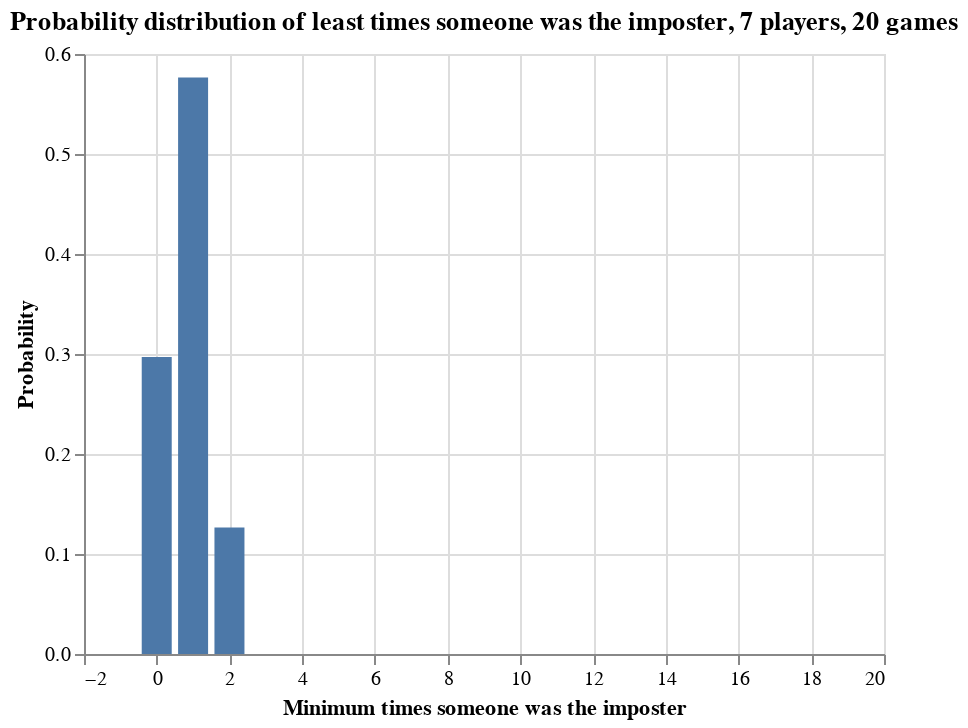

The code cell stored with this chart in its notebook:
### Markdown cell above
Max times that someone in a party of 7 will get to be the imposter, over 20 games. This is another interesting plot, since almost always someone is claiming that so-and-so is ALWAYS the imposter. The p-calue for 7 or more times is about 0.12, so it is nearly a dice-roll's chance that someone will be the imposter 7 or more times. Again, this is a pretty likely event.

### Code cell
alt.Chart(df_imposter_probabilities).mark_bar(size=15).encode(
    x=alt.X('Counts',title = "Minimum times someone was the imposter"),
    y=alt.Y('Min',title = "Probability"),
    tooltip=['Min','MinPVal']
).properties(
    title="Probability distribution of least times someone was the imposter, 7 players, 20 games",
)

### Figure 1 — Vega-Lite specification as saved in the notebook (floating-point values rounded to 4 significant figures)
{"config": {"view": {"continuousWidth": 400, "continuousHeight": 300}}, "data": {"name": "data-1b31c37b78b479b824dd78dac82d260f"}, "mark": {"type": "bar", "size": 15}, "encoding": {"tooltip": [{"type": "quantitative", "field": "Min"}, {"type": "quantitative", "field": "MinPVal"}], "x": {"type": "quantitative", "field": "Counts", "title": "Minimum times someone was the imposter"}, "y": {"type": "quantitative", "field": "Min", "title": "Probability"}}, "title": "Probability distribution of least times someone was the imposter, 7 players, 20 games", "$schema": "https://vega.github.io/schema/vega-lite/v4.8.1.json", "datasets": {"data-1b31c37b78b479b824dd78dac82d260f": [{"LongestString": 0.0, "LongestStringCumSum": 0.0, "LongestStringPVal": 1.0, "Max": 0.0, "MaxCumSum": 0.0, "MaxPVal": 1.0, "Min": 0.297, "MinCumSum": 0.297, "MinPVal": 1.0, "Median": 0.0, "MedianCumSum": 0.0, "MedianPVal": 1.0, "Counts": 0}, {"LongestString": 0.05412, "LongestStringCumSum": 0.05412, "LongestStringPVal": 1.0, "Max": 0.0, "MaxCumSum": 0.0, "MaxPVal": 1.0, "Min": 0.5765, "MinCumSum": 0.8735, "MinPVal": 0.703, "Median": 0.00417, "MedianCumSum": 0.00417, "MedianPVal": 1.0, "Counts": 1}, {"LongestString": 0.6667, "LongestStringCumSum": 0.7208, "LongestStringPVal": 0.9459, "Max": 0.0, "MaxCumSum": 0.0, "MaxPVal": 1.0, "Min": 0.1265, "MinCumSum": 1.0, "MinPVal": 0.1265, "Median": 0.2847, "MedianCumSum": 0.2889, "MedianPVal": 0.9958, "Counts": 2}, {"LongestString": 0.2372, "LongestStringCumSum": 0.9581, "LongestStringPVal": 0.2792, "Max": 0.0023, "MaxCumSum": 0.0023, "MaxPVal": 1.0, "Min": 0.0, "MinCumSum": 1.0, "MinPVal": 0.0, "Median": 0.6831, "MedianCumSum": 0.972, "MedianPVal": 0.7111, "Counts": 3}, {"LongestString": 0.03628, "LongestStringCumSum": 0.9943, "LongestStringPVal": 0.04193, "Max": 0.2052, "MaxCumSum": 0.2075, "MaxPVal": 0.9977, "Min": 0.0, "MinCumSum": 1.0, "MinPVal": 0.0, "Median": 0.02801, "MedianCumSum": 1.0, "MedianPVal": 0.02802, "Counts": 4}, {"LongestString": 0.0049, "LongestStringCumSum": 0.9992, "LongestStringPVal": 0.00565, "Max": 0.4248, "MaxCumSum": 0.6323, "MaxPVal": 0.7924, "Min": 0.0, "MinCumSum": 1.0, "MinPVal": 0.0, "Median": 1e-05, "MedianCumSum": 1.0, "MedianPVal": 1e-05, "Counts": 5}, {"LongestString": 0.00062, "LongestStringCumSum": 0.9999, "LongestStringPVal": 0.00075, "Max": 0.2485, "MaxCumSum": 0.8808, "MaxPVal": 0.3677, "Min": 0.0, "MinCumSum": 1.0, "MinPVal": 0.0, "Median": 0.0, "MedianCumSum": 1.0, "MedianPVal": 1.11e-16, "Counts": 6}, {"LongestString": 9e-05, "LongestStringCumSum": 1.0, "LongestStringPVal": 0.00013, "Max": 0.08885, "MaxCumSum": 0.9697, "MaxPVal": 0.1192, "Min": 0.0, "MinCumSum": 1.0, "MinPVal": 0.0, "Median": 0.0, "MedianCumSum": 1.0, "MedianPVal": 1.11e-16, "Counts": 7}, {"LongestString": 4e-05, "LongestStringCumSum": 1.0, "LongestStringPVal": 4e-05, "Max": 0.0239, "MaxCumSum": 0.9936, "MaxPVal": 0.03031, "Min": 0.0, "MinCumSum": 1.0, "MinPVal": 0.0, "Median": 0.0, "MedianCumSum": 1.0, "MedianPVal": 1.11e-16, "Counts": 8}, {"LongestString": 0.0, "LongestStringCumSum": 1.0, "LongestStringPVal": 0.0, "Max": 0.00513, "MaxCumSum": 0.9987, "MaxPVal": 0.00641, "Min": 0.0, "MinCumSum": 1.0, "MinPVal": 0.0, "Median": 0.0, "MedianCumSum": 1.0, "MedianPVal": 1.11e-16, "Counts": 9}, {"LongestString": 0.0, "LongestStringCumSum": 1.0, "LongestStringPVal": 0.0, "Max": 0.00101, "MaxCumSum": 0.9997, "MaxPVal": 0.00128, "Min": 0.0, "MinCumSum": 1.0, "MinPVal": 0.0, "Median": 0.0, "MedianCumSum": 1.0, "MedianPVal": 1.11e-16, "Counts": 10}, {"LongestString": 0.0, "LongestStringCumSum": 1.0, "LongestStringPVal": 0.0, "Max": 0.00025, "MaxCumSum": 1.0, "MaxPVal": 0.00027, "Min": 0.0, "MinCumSum": 1.0, "MinPVal": 0.0, "Median": 0.0, "MedianCumSum": 1.0, "MedianPVal": 1.11e-16, "Counts": 11}, {"LongestString": 0.0, "LongestStringCumSum": 1.0, "LongestStringPVal": 0.0, "Max": 1e-05, "MaxCumSum": 1.0, "MaxPVal": 2e-05, "Min": 0.0, "MinCumSum": 1.0, "MinPVal": 0.0, "Median": 0.0, "MedianCumSum": 1.0, "MedianPVal": 1.11e-16, "Counts": 12}, {"LongestString": 0.0, "LongestStringCumSum": 1.0, "LongestStringPVal": 0.0, "Max": 1e-05, "MaxCumSum": 1.0, "MaxPVal": 1e-05, "Min": 0.0, "MinCumSum": 1.0, "MinPVal": 0.0, "Median": 0.0, "MedianCumSum": 1.0, "MedianPVal": 1.11e-16, "Counts": 13}, {"LongestString": 0.0, "LongestStringCumSum": 1.0, "LongestStringPVal": 0.0, "Max": 0.0, "MaxCumSum": 1.0, "MaxPVal": 2.22e-16, "Min": 0.0, "MinCumSum": 1.0, "MinPVal": 0.0, "Median": 0.0, "MedianCumSum": 1.0, "MedianPVal": 1.11e-16, "Counts": 14}, {"LongestString": 0.0, "LongestStringCumSum": 1.0, "LongestStringPVal": 0.0, "Max": 0.0, "MaxCumSum": 1.0, "MaxPVal": 2.22e-16, "Min": 0.0, "MinCumSum": 1.0, "MinPVal": 0.0, "Median": 0.0, "MedianCumSum": 1.0, "MedianPVal": 1.11e-16, "Counts": 15}, {"LongestString": 0.0, "LongestStringCumSum": 1.0, "LongestStringPVal": 0.0, "Max": 0.0, "MaxCumSum": 1.0, "MaxPVal": 2.22e-16, "Min": 0.0, "MinCumSum": 1.0, "MinPVal": 0.0, "Median": 0.0, "MedianCumSum": 1.0, "MedianPVal": 1.11e-16, "Counts": 16}, {"LongestString": 0.0, "LongestStringCumSum": 1.0, "LongestStringPVal": 0.0, "Max": 0.0, "MaxCumSum": 1.0, "MaxPVal": 2.22e-16, "Min": 0.0, "MinCumSum": 1.0, "MinPVal": 0.0, "Median": 0.0, "MedianCumSum": 1.0, "MedianPVal": 1.11e-16, "Counts": 17}, {"LongestString": 0.0, "LongestStringCumSum": 1.0, "LongestStringPVal": 0.0, "Max": 0.0, "MaxCumSum": 1.0, "MaxPVal": 2.22e-16, "Min": 0.0, "MinCumSum": 1.0, "MinPVal": 0.0, "Median": 0.0, "MedianCumSum": 1.0, "MedianPVal": 1.11e-16, "Counts": 18}, {"LongestString": 0.0, "LongestStringCumSum": 1.0, "LongestStringPVal": 0.0, "Max": 0.0, "MaxCumSum": 1.0, "MaxPVal": 2.22e-16, "Min": 0.0, "MinCumSum": 1.0, "MinPVal": 0.0, "Median": 0.0, "MedianCumSum": 1.0, "MedianPVal": 1.11e-16, "Counts": 19}]}}
